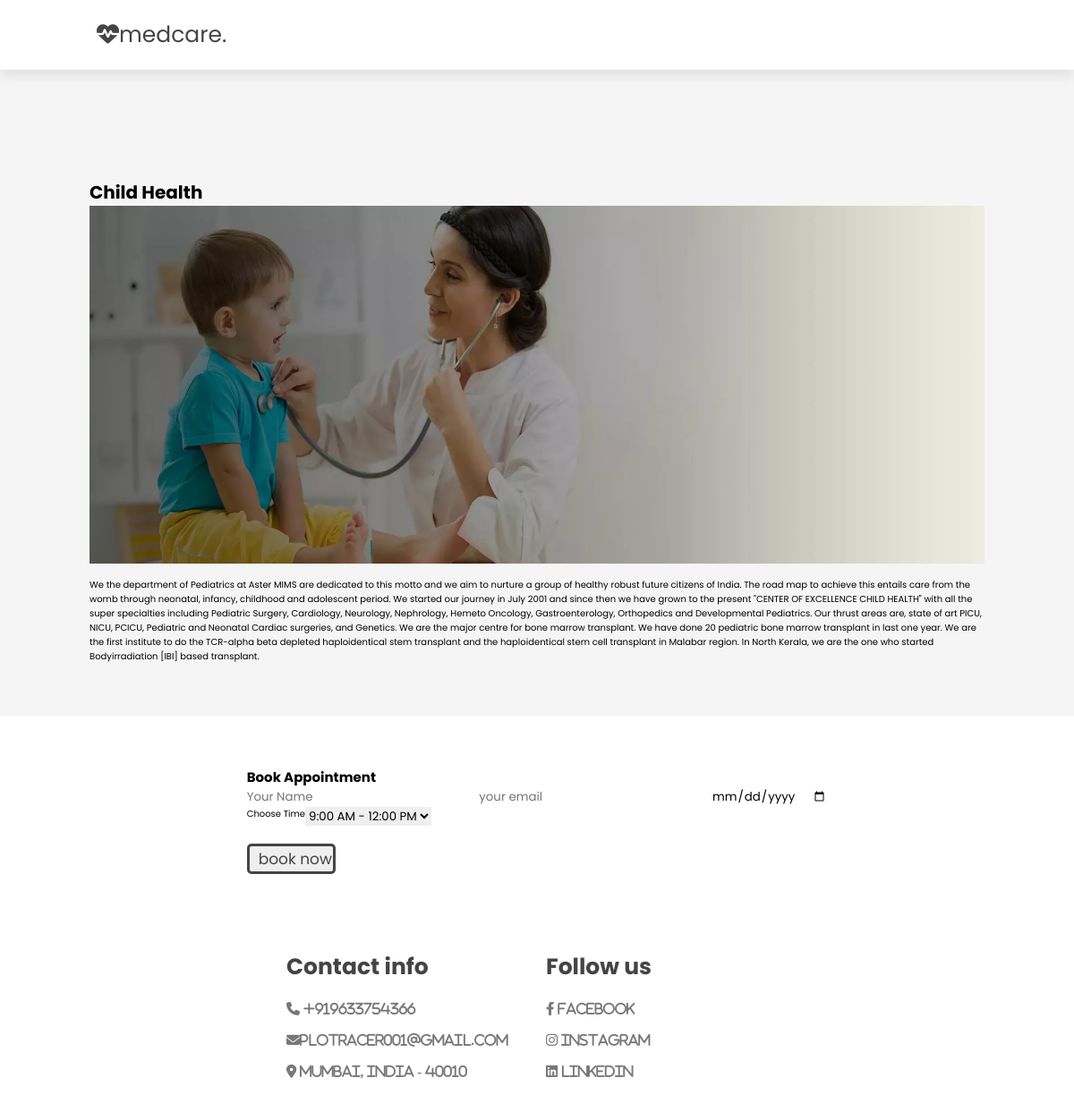
The app's page /view_specialization/1 with its own data.
### HApp/models.py (models this page shows)
class Specialization(models.Model):
    Specialization_name = models.CharField(max_length=200,null=True)
    Description = models.TextField(null=True)
    Icon = models.TextField(null=True)
    Image = models.ImageField(null=True)

### HApp/views.py (the view)
# urls.py: path('view_specialization/<spec_id>',views.view_specialization,name='view_specialization'),
def view_specialization(request,spec_id):
    spec = Specialization.objects.get(id=spec_id)
    return render(request,'view_specialization.html',{'spec':spec})

### Templates/view_specialization.html (shortened to what this page needs)
{% extends 'base.html' %}
{% load static %}
{% block content%}
<section class="home">
    <div style="margin:10rem">
        <h1 style="font-size: 2rem;">{{spec.Specialization_name}}</h1>
        <img src="{{ spec.Image.url }}" alt="{{ spec.Specialization_name }}" width="1000" height="400">
        <br>
        <br>
        <p style="font-size:1rem">{{spec.Description}}</p>
    </div>
    <form action="{% url 'bookappointment' %}" method="POST">
        <h2>Book Appointment</h2>
        <input type="text" placeholder="Your Name" class="box" name="name" required>
        <input type="text" placeholder="your email" class="box" name="email" required>
        <input type="date" name="date" class="box" required>
        <div style="display:flex;justify-content: left;">
            Choose Time
            <select name="time" required>
                <option value="09:00:00,12:00:00" selected >9:00 AM - 12:00 PM</option>
            </select>
        </div>
        <input type="submit" value="book now" class="btn" required>
    </form>
</section>
<br>
<br>
{% endblock %}

### static/css/style.css (style rules this page uses)
* { font-family: 'Poppins',sans-serif; margin:0;padding:0; box-sizing: border-box; outline:none;border:none; transition:all 0.2s ease-out; text-decoration: none; }
section { padding:2rem 10%; }
section:nth-child(even) { background: #f5f5f5; }
.home { display:flex; align-items: center; justify-content: center; flex-wrap:wrap; gap:1.5rem; padding-top:10rem; height:100%; }
.btn { display:block; text-align: center; margin-top:2rem; padding:.1rem; padding-left:1rem; border:var(--border); border-radius:.5rem; color:var(--black); cursor:pointer; font-size:1.7rem; border-style:solid; margin-bottom:5rem; }

### records on screen
Specialization: Specialization_name "Child Health", Image (picture), Description "We the department of Pediatrics at Aster MIMS are dedicated to this motto and we aim to nurture a group of healthy robust future citizens of India. The road map to achieve this entails care from the womb through neonatal, infancy, childhood and adolescent period. We started our journey in July 2001 and since then we have grown to the present \"CENTER OF EXCELLENCE CHILD HEALTH\" with all the super specialties including Pediatric Surgery, Cardiology, Neurology, Nephrology, Hemeto Oncology, Gastroenterology, Orthopedics and Developmental Pediatrics. Our thrust areas are, state of art PICU, NICU, PCICU, Pediatric and Neonatal Cardiac surgeries, and Genetics. We are the major centre for bone…"
